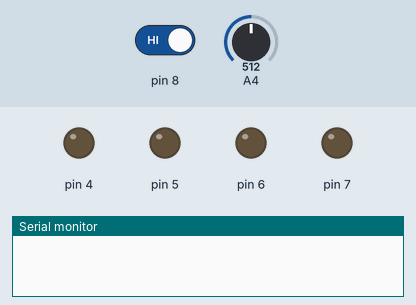
Simulated run of this sketch. Board: Arduino Uno, built with avr-gcc and run on an emulated ATmega328P. On the bench: output pins drawn as LEDs (lit = HIGH), the last lines printed to the serial monitor. The inputs (shaded band) are chosen by the test bench; at power-on: pin 8 HIGH, A4 = 512.

Above: at 1.2 s.
1.3 s: pin 8 driven LOW
At 2.5 s:
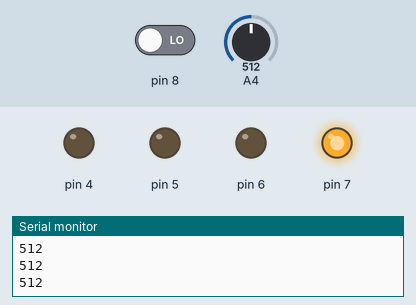
2.8 s: A4 set to 359
4.3 s: A4 set to 343
At 5.0 s:
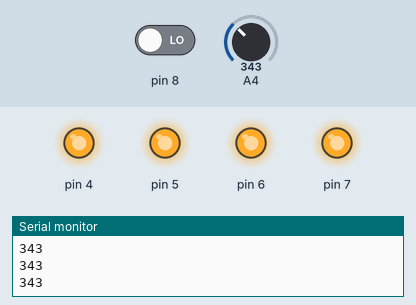
5.8 s: A4 set to 360
At 6.2 s:
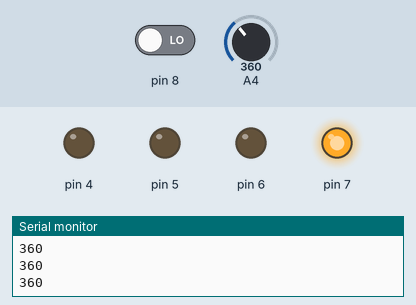
7.3 s: A4 set to 340
At 8.4 s:
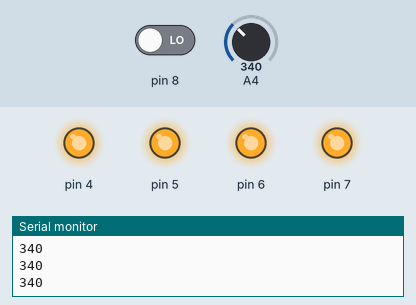
Timing chart, 0 to 9.8 s (numbered marks = the images above; inputs shaded):
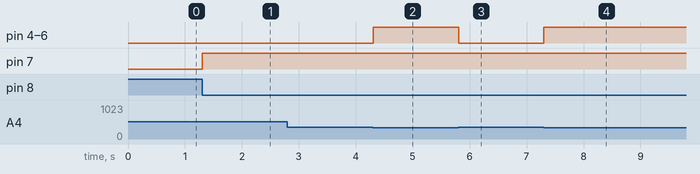

The sketch:

nightLight.ino
```cpp
int d,j;
void setup()
{
  pinMode(8,INPUT);
  pinMode(4,OUTPUT);
  pinMode(5,OUTPUT);
  pinMode(6,OUTPUT);
  pinMode(7,OUTPUT);
 pinMode(A4,INPUT);
 Serial.begin(9600);
}

void loop()
{
  d=digitalRead(8);
  if(d==0)
  {
 int value=analogRead(A4);
  Serial.println(value);
  delay(5);
  if(value<=350)
  {
    for(j=4;j<=7;j++)
   {
     digitalWrite(j,HIGH);
   }
  }
   else
  {
   digitalWrite(7,HIGH);
   for(j=4;j<=6;j++)
    {
      digitalWrite(j,LOW);
   }
  }
  }else{
  		for(j= 4;j<=7;j++)
        { digitalWrite(j,LOW);
        }
  }
}
```

Measured:
- the behaviour switches between 351 and 350 on A4 (found by bisection; images 1 and 2)
- after the input at 1.3 s, pin 7: LOW → HIGH at once
- after the input at 4.3 s, pin 4–6: LOW → HIGH at once
- after the input at 5.8 s, pin 4–6: HIGH → LOW at once
- after the input at 7.3 s, pin 4–6: LOW → HIGH at once
